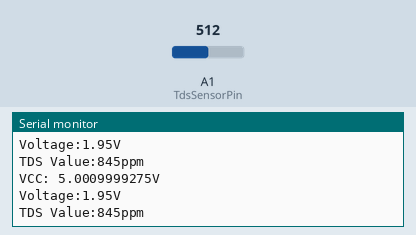
Bench run of a sketch on a simulated Arduino Uno, built with avr-gcc and run on an emulated ATmega328P. Shown: the last lines printed to the serial monitor. The test bench sets the inputs (shaded band); at power-on: A1 (TdsSensorPin) = 512.

Above: at 4.8 s.
4.9 s: A1 (TdsSensorPin) set to 716
At 9.5 s:
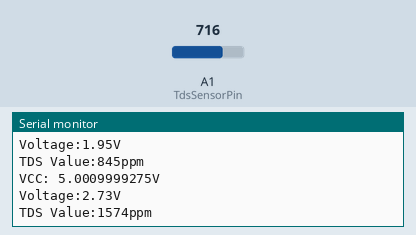
9.9 s: A1 (TdsSensorPin) set to 900
At 12.7 s:
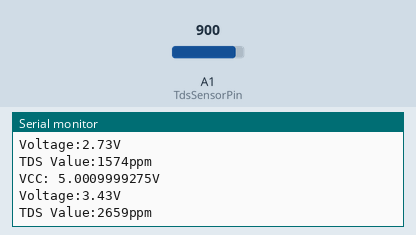
Timing chart, 0 to 14.2 s (numbered marks = the images above; inputs shaded):
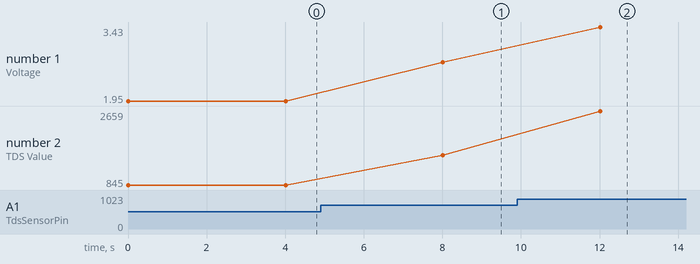

The sketch:

UNO_ADC_calibration.ino
```cpp
#define TdsSensorPin A1

unsigned int ADCValue;
double Voltage;
double Vcc;


float averageVoltage = 0, tdsValue = 0, temperature = 25;

void setup()
{
  Serial.begin(115200);
  pinMode(TdsSensorPin, INPUT);
  analogReference(EXTERNAL);
}

void loop()
{
  Vcc = readVcc() / 1000.0;
  Serial.print( "VCC: ");
  Serial.print( Vcc, DEC );
  Serial.println( "V");

  ADCValue = analogRead(TdsSensorPin);

  averageVoltage = (ADCValue / 1023.0) * 3.9;

  float compensationCoefficient = 1.0 + 0.02 * (temperature - 25.0); //temperature compensation formula: fFinalResult(25^C) = fFinalResult(current)/(1.0+0.02*(fTP-25.0));
  float compensationVolatge = averageVoltage / compensationCoefficient; //temperature compensation
  tdsValue = (133.42 * compensationVolatge * compensationVolatge * compensationVolatge - 255.86 * compensationVolatge * compensationVolatge + 857.39 * compensationVolatge) * 0.5; //convert voltage value to tds value

  Serial.print("Voltage:");
  Serial.print(averageVoltage, 2);
  Serial.println("V");
  Serial.print("TDS Value:");
  Serial.print(tdsValue, 0);
  Serial.println("ppm");
  delay(4000);
}

long readVcc()
{
  long result;
  // Read 1.1V reference against AVcc
  ADMUX = _BV(REFS0) | _BV(MUX3) | _BV(MUX2) | _BV(MUX1);
  delay(2); // Wait for Vref to settle
  ADCSRA |= _BV(ADSC); // Convert
  while (bit_is_set(ADCSRA, ADSC));
  result = ADCL;
  result |= ADCH << 8;
  result = 1125300L / result; // Back-calculate AVcc in mV
  return result;
}
```

Measured:
- after the input at 4.9 s, the serial monitor: prints a new line after 3.1 s (image 1)
- after the input at 9.9 s, the serial monitor: prints a new line after 2.1 s (image 2)
- plotted number 1: 1.95 → 2.73 after the input at 4.9 s, 2.73 → 3.43 after the input at 9.9 s
- plotted number 2: 845 → 1574 after the input at 4.9 s, 1574 → 2659 after the input at 9.9 s
